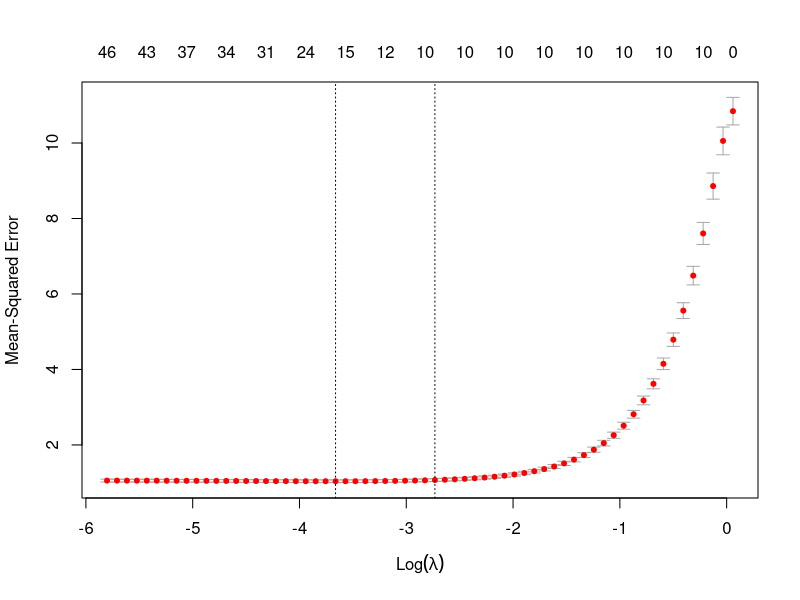

Source code (R):
## ---- chunk 1

library(glmnet)

## ---- chunk 2

x <- matrix(rnorm(2000*50), ncol = 50) #regressores
betas <- c(rep(1,10),rep(0,40)) # as 10 primeiras serão relevantes com um coeficiente 1. As outras são irrelevantes - e portanto tem um coeficiente 0
y <- x%*%betas + rnorm(2000) 

modelo <- glmnet(x,y)
coef(modelo)[,1:5] # só pegando as 5 primeiras colunas. Veja que o comando summary não nos dá o que queremos no glmnet

## ---- chunk 3

cross_val <- cv.glmnet(x,y)

coef(cross_val)

## ---- chunk 4

plot(cross_val)

